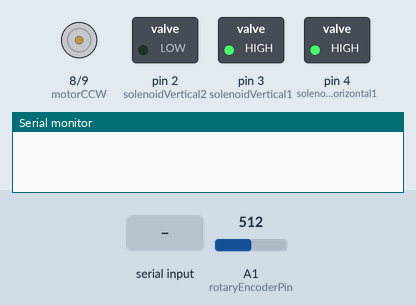
Recording of a sketch running on a simulated Arduino Uno, built with avr-gcc and run on an emulated ATmega328P. Parts: motor-driver pin pairs drawn as motors (green arrow = first pin HIGH = forward, orange = second pin HIGH = backward, longer = more drive, scaled by the enable pin), switched loads named in the sketch (green lamp = pin HIGH), the last lines printed to the serial monitor. The inputs (shaded band) are chosen by the test bench; at power-on: A1 (rotaryEncoderPin) = 512. Pins used as bus, display or sensor lines are not drawn.

Above: at 1.2 s.
1.3 s: "x" received over Serial
2.8 s: "1" received over Serial
At 5.5 s:
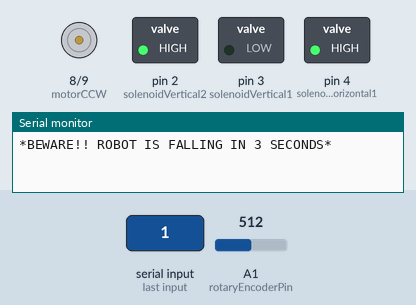
5.8 s: "0" received over Serial
8.8 s: "2" received over Serial
At 10.0 s:
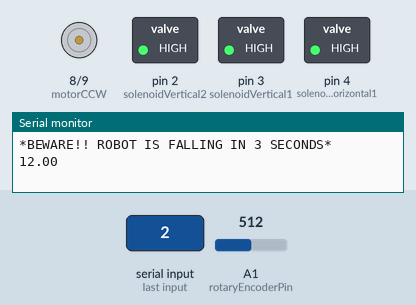
10.3 s: "0" received over Serial
At 12.8 s:
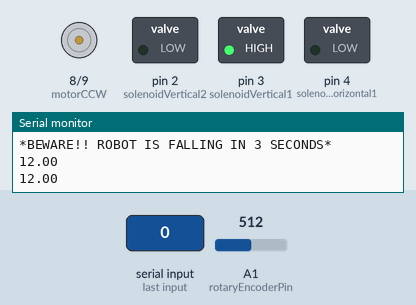
13.3 s: "1" received over Serial
At 17.1 s:
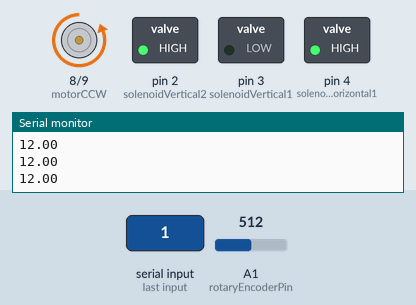
Timing chart, 0 to 17.8 s (numbered marks = the images above; inputs shaded):
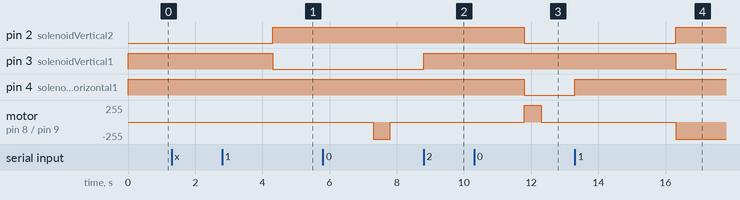

The sketch:

Basic_Inchworming_Design.ino
```cpp
#define solenoidVertical1 3
#define solenoidVertical2 2
#define solenoidHorizontal1 4
#define solenoidHorizontal2 1
//#define motorSpeed 5    //1 Sends Cups Down
//#define motorCW 6       //2 Sends Cups Up
//#define motorCCW 7


//X Actuator
//#define motorSpeed 11     //1 sends it Towards Black
//#define motorCW 12        //2 sends it Away from Black
//#define motorCCW 13

//Y Actuator
#define motorSpeed 10     //1 sends it Towards Black
#define motorCW 9        //2 sends it Away from Black
#define motorCCW 8
#define rotaryEncoderPin A1


//#define ultrasonic_sensor_trig 3
//#define ultrasonic_sensor_echo 5
//#define time_based_on HIGH
float angle_dc;

void setup() {
  // put your setup code here, to run once:
 pinMode(motorCW,OUTPUT);
  pinMode(motorCCW,OUTPUT);
  pinMode(motorSpeed, OUTPUT);
  pinMode(solenoidVertical1, OUTPUT);
  pinMode(solenoidVertical2, OUTPUT);
  pinMode(solenoidHorizontal1, OUTPUT);
  pinMode(solenoidHorizontal2, OUTPUT);
   Serial.begin (9600);
   digitalWrite(solenoidVertical1,HIGH);
   digitalWrite(solenoidHorizontal1,HIGH);

}

void loop() {
    if (Serial.available()>0)
  {
    char x = Serial.read();


    if (x == '0')
    {
      analogWrite(motorSpeed,0);


      angle_dc = map(analogRead(rotaryEncoderPin),0,1024,0,25);

    }
    else if (x == '1')
    {
      digitalWrite(solenoidHorizontal1,HIGH);       //Horizontals are fixed
      analogWrite(motorSpeed,0);
      delay(3000);
      digitalWrite(solenoidHorizontal2,0);
      digitalWrite(solenoidVertical1,0);
      digitalWrite(solenoidVertical2,HIGH);
        angle_dc = map(analogRead(rotaryEncoderPin),0,1024,0,25);
      Serial.println(angle_dc);
      digitalWrite(motorCCW,0);
      digitalWrite(motorCW,HIGH);
      analogWrite(motorSpeed, 255);
      delay(500);
    }
    else if (x == '2')
    {
      digitalWrite(solenoidVertical1,HIGH);       //Verticals are fixed
      analogWrite(motorSpeed,0);
      delay(3000);
      digitalWrite(solenoidVertical2,0);
      digitalWrite(solenoidHorizontal1,0);
      digitalWrite(solenoidHorizontal2,HIGH);
      digitalWrite(motorCCW,HIGH);
      digitalWrite(motorCW,0);
      analogWrite(motorSpeed, 255);
      delay(500);

        angle_dc = map(analogRead(rotaryEncoderPin),0,1024,0,25);
        Serial.println(angle_dc);

//      digitalWrite(motorCCW,0);
//      digitalWrite(motorCW,0);

    }
    else if (x == 'x')
    {
      Serial.println("*BEWARE!! ROBOT IS FALLING IN 3 SECONDS*");
      delay(3000);
      analogWrite(motorSpeed,0);
      digitalWrite(solenoidVertical1,0);       //Beware Robot will fall
      digitalWrite(solenoidVertical2,HIGH);
      digitalWrite(solenoidHorizontal1,0);
      digitalWrite(solenoidHorizontal2,HIGH);


      angle_dc = map(analogRead(rotaryEncoderPin),0,1024,0,25);

    }


   }
}

/*
void loop() {
  angle_dc = map(analogRead(rotaryEncoderPin),0,1024,0,25);

  motor_stop();
  Serial.print(angle_dc);
  Serial.println(",");

  if (Serial.available()>0)
  {
    char x = Serial.read();


    if (x == '0')
    {
     angle_dc = map(analogRead(rotaryEncoderPin),0,1024,0,25);

    }
    if (x == '1')
    {
      while (angle_dc > 2)
      {
        move_left();
        angle_dc = map(analogRead(rotaryEncoderPin),0,1024,0,25);
        Serial.println(angle_dc);
        if (Serial.read() == '0')
        {
          motor_stop();
        }
      }
      motor_stop();
    }
    if (x == '2')
    {
      while (angle_dc < 25)
      {
        move_right();
        angle_dc = map(analogRead(rotaryEncoderPin),0,1024,0,25);
        Serial.println(angle_dc);
        if (Serial.read() == '0')
        {
          motor_stop();
        }
      }

      motor_stop();
      while (angle_dc > 2)
      {
        move_left();
        angle_dc = map(analogRead(rotaryEncoderPin),0,1024,0,25);
        Serial.println(angle_dc);
        if (Serial.read() == '0')
        {
          motor_stop();
        }
      }

    }
  }
}

/// Take the step to Right

void move_right(void)
{
  // put your main code here, to run repeatedly:
        digitalWrite(motorCCW,LOW);
        digitalWrite(motorCW,HIGH);
}

void move_left(void)
{
  // put your main code here, to run repeatedly:
        digitalWrite(motorCCW,HIGH);
        digitalWrite(motorCW,LOW);
        analogWrite(motorSpeed, 125);
        digitalWrite(solenoidVertical1, HIGH);
        digitalWrite(solenoidVertical2, LOW);

}

void motor_stop(void)
{
    digitalWrite(motorCCW,0);
      digitalWrite(motorCW,0);
    digitalWrite(solenoidVertical1, LOW);
    digitalWrite(solenoidVertical2, HIGH);

}

//vacuum_position(left,LOW);
//drive(horizontal_actuator_positive,time_based_on);
//vacuum_position(left,HIGH);
//delay(1000);  //Depends on how much time is needed to create vacuum
//vacuum_position(right,LOW);
//drive(horizontal_actuator_negative,time_based_on);
//vacuum_position(right,HIGH);
//}
//
//void vacuum_position(int vacuum_side, bool vacuum_status)
//{
//  digitalWrite(vacuum_side, vacuum_status);
//  Serial.print(vacuum_side);
//  Serial.print(" ");
//  Serial.println(vacuum_status);
//}
//
//
//void drive(int driver_pin, bool time_based)
//{
//  if (time_based==HIGH)
//  {
//    digitalWrite(driver_pin, HIGH);
//    delay(5000);
//    digitalWrite(driver_pin, LOW);
//  }
//  else
//  {
//
//  }
//}
*/
```

Measured:
- after the input at 2.8 s, pin 4 (solenoidHorizontal1): stays HIGH (without the input it goes to LOW after 1.5 s)
- after the input at 8.8 s, pin 3 (solenoidVertical1): LOW → HIGH at once
- after the input at 13.3 s, pin 2 (solenoidVertical2): LOW → HIGH after 3.0 s; pin 3 (solenoidVertical1): HIGH → LOW after 3.0 s; pin 4 (solenoidHorizontal1): LOW → HIGH at once; motor on pin 8 (motorCCW) / pin 9 (motorCW): stopped → backward 255/255 after 3.0 s
